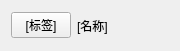
<?xml version="1.0" encoding="UTF-8"?>
<ui version="4.0">
 <class>coreListWidget</class>
 <widget class="CardWidget" name="coreListWidget">
  <property name="geometry">
   <rect>
    <x>0</x>
    <y>0</y>
    <width>180</width>
    <height>51</height>
   </rect>
  </property>
  <property name="sizePolicy">
   <sizepolicy hsizetype="Fixed" vsizetype="Fixed">
    <horstretch>0</horstretch>
    <verstretch>0</verstretch>
   </sizepolicy>
  </property>
  <property name="minimumSize">
   <size>
    <width>180</width>
    <height>51</height>
   </size>
  </property>
  <property name="maximumSize">
   <size>
    <width>180</width>
    <height>51</height>
   </size>
  </property>
  <property name="windowTitle">
   <string/>
  </property>
  <layout class="QHBoxLayout" name="horizontalLayout">
   <item>
    <widget class="PrimaryPushButton" name="coreTagLabel">
     <property name="maximumSize">
      <size>
       <width>60</width>
       <height>16777215</height>
      </size>
     </property>
     <property name="text">
      <string>[标签]</string>
     </property>
    </widget>
   </item>
   <item>
    <widget class="StrongBodyLabel" name="coreNameLabel">
     <property name="text">
      <string>[名称]</string>
     </property>
    </widget>
   </item>
  </layout>
 </widget>
 <customwidgets>
  <customwidget>
   <class>PushButton</class>
   <extends>QPushButton</extends>
   <header>qfluentwidgets</header>
  </customwidget>
  <customwidget>
   <class>PrimaryPushButton</class>
   <extends>PushButton</extends>
   <header>qfluentwidgets</header>
  </customwidget>
  <customwidget>
   <class>CardWidget</class>
   <extends>QFrame</extends>
   <header>qfluentwidgets</header>
   <container>1</container>
  </customwidget>
  <customwidget>
   <class>StrongBodyLabel</class>
   <extends>QLabel</extends>
   <header>qfluentwidgets</header>
  </customwidget>
 </customwidgets>
 <resources/>
 <connections/>
</ui>
